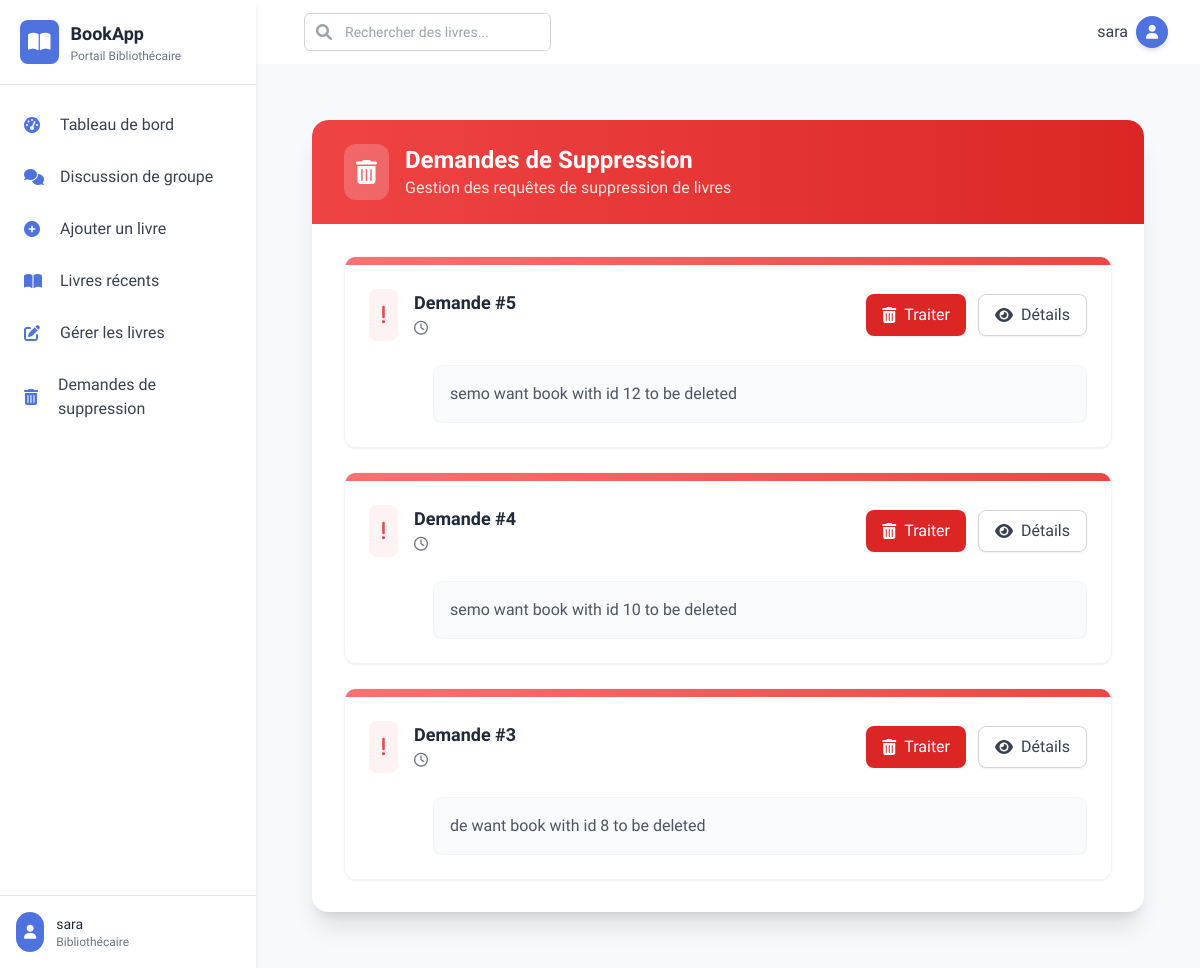
Page /ldrequest/ (signed in) on the committed database.
### bookstore/models.py (models this page shows, shortened)
class User(AbstractUser):
    is_admin = models.BooleanField(default=False)
    is_publisher = models.BooleanField(default=False)
    is_librarian = models.BooleanField(default=False)
    class Meta:
        swappable = 'AUTH_USER_MODEL'

class DeleteRequest(models.Model):
    delete_request = models.CharField(max_length=100, null=True, blank=True)

### bookstore/views.py (the view)
# urls.py: path('ldrequest/', views.LDeleteRequest.as_view(), name='ldrequest'),
class LDeleteRequest(LoginRequiredMixin,ListView):
	model = DeleteRequest
	template_name = 'librarian/delete_request.html'
	context_object_name = 'feedbacks'
	paginate_by = 3
	def get_queryset(self):
		return DeleteRequest.objects.order_by('-id')

### bookstore/templates/librarian/delete_request.html (shortened to what this page needs)
{% extends 'librarian/base.html' %}
{% load static %}
{% block content %}
<div class="max-w-6xl mx-auto px-4 sm:px-6 lg:px-8 py-8">
  <div class="bg-white rounded-2xl shadow-xl overflow-hidden">
    <div class="px-8 py-6 bg-gradient-to-r from-red-500 to-red-600 backdrop-blur-sm bg-opacity-90">
      <div class="flex items-center space-x-4">
        <div class="p-3 bg-white bg-opacity-20 rounded-xl backdrop-blur-sm">
          <i class="fas fa-trash-alt text-white text-2xl"></i>
        </div>
        <div>
          <h1 class="text-2xl font-bold text-white">Demandes de Suppression</h1>
          <p class="text-red-100">Gestion des requêtes de suppression de livres</p>
        </div>
      </div>
    </div>
    <div class="px-8 py-8">
      {% if feedbacks %}
      <div class="grid gap-6">
        {% for feedback in feedbacks %}
        <div class="bg-white border border-gray-100 rounded-xl shadow-sm overflow-hidden hover:shadow-md transition-all duration-300">
          <div class="h-2 bg-gradient-to-r from-red-400 to-red-500"></div>
          <div class="p-6">
            <div class="flex flex-col md:flex-row md:items-center md:justify-between gap-6">
              <div class="flex items-start space-x-4">
                <div class="flex-shrink-0 p-3 bg-red-50 rounded-lg">
                  <i class="fas fa-exclamation text-red-500 text-xl"></i>
                </div>
                <div>
                  <h3 class="text-lg font-semibold text-gray-800">Demande #{{ feedback.id }}</h3>
                  <div class="flex items-center mt-1 text-sm text-gray-500">
                    <i class="far fa-clock mr-2"></i>
                  </div>
                </div>
              </div>
              <div class="flex space-x-3">
                <a href="{% url 'ldbookk' feedback.id %}"
                   data-feedback-id="{{ feedback.id }}"
                   class="process-btn inline-flex items-center px-4 py-2 bg-red-600 hover:bg-red-700 text-white rounded-lg transition-all duration-200 shadow-sm">
                  <i class="fas fa-trash-alt mr-2"></i>
                  Traiter
                </a>
                <button class="inline-flex items-center px-4 py-2 bg-white border border-gray-300 hover:bg-gray-50 text-gray-700 rounded-lg transition-all duration-200 shadow-sm">
                  <i class="fas fa-eye mr-2"></i>
                  Détails
                </button>
              </div>
            </div>
            <div class="mt-6 pl-16">
              <div class="bg-gray-50 p-4 rounded-lg border border-gray-100">
                <div class="prose prose-sm max-w-none text-gray-600">
                  {{ feedback.delete_request|linebreaks }}
                </div>
              </div>
            </div>
          </div>
        </div>
        {% endfor %}
      </div>
      {% endif %}
    </div>
  </div>
</div>
{% endblock %}

### bookstore/templates/librarian/base.html (shortened to what this page needs)
{% load static %}
<!DOCTYPE html>
<html lang="fr">
<head>
    <script src="https://cdn.tailwindcss.com"></script>
    <link rel="stylesheet" href="https://cdnjs.cloudflare.com/ajax/libs/font-awesome/6.0.0/css/all.min.css" />
</head>
<body class="bg-gray-50 font-sans">
    <div class="min-h-screen flex">
        <aside class="w-64 bg-white shadow-md fixed h-full transition-all duration-300 transform z-20" id="sidebar">
            <div class="p-5 border-b border-gray-200">
                <a href="{% url 'librarian' %}" class="flex items-center space-x-3">
                    <div class="bg-primary p-2 rounded-lg">
                        <i class="fas fa-book-open text-xl text-white"></i>
                    </div>
                    <div>
                        <h5 class="text-lg font-bold text-gray-800">BookApp</h5>
                        <p class="text-xs text-gray-500">Portail Bibliothécaire</p>
                    </div>
                </a>
            </div>
            <nav class="mt-4 px-3">
                <a href="{% url 'librarian' %}" class="sidebar-item flex items-center px-3 py-3 rounded-lg mb-1 hover:bg-primary-light">
                    <i class="fas fa-tachometer-alt w-6 text-primary"></i>
                    <span class="ml-3 text-gray-700">Tableau de bord</span>
                </a>
                <a href="{% url 'llchat' %}" class="sidebar-item flex items-center px-3 py-3 rounded-lg mb-1 hover:bg-primary-light">
                    <i class="fas fa-comments w-6 text-primary"></i>
                    <span class="ml-3 text-gray-700">Discussion de groupe</span>
                </a>
                <a href="{% url 'labook_form' %}" class="sidebar-item flex items-center px-3 py-3 rounded-lg mb-1 hover:bg-primary-light">
                    <i class="fas fa-plus-circle w-6 text-primary"></i>
                    <span class="ml-3 text-gray-700">Ajouter un livre</span>
                </a>
                <a href="{% url 'llbook' %}" class="sidebar-item flex items-center px-3 py-3 rounded-lg mb-1 hover:bg-primary-light">
                    <i class="fas fa-book-open w-6 text-primary"></i>
                    <span class="ml-3 text-gray-700">Livres récents</span>
                </a>
                <a href="{% url 'lmbook' %}" class="sidebar-item flex items-center px-3 py-3 rounded-lg mb-1 hover:bg-primary-light">
                    <i class="fas fa-edit w-6 text-primary"></i>
                    <span class="ml-3 text-gray-700">Gérer les livres</span>
                </a>
                <a href="{% url 'ldrequest' %}" class="sidebar-item flex items-center px-3 py-3 rounded-lg mb-1 hover:bg-primary-light">
                    <i class="fas fa-trash-alt w-6 text-primary"></i>
                    <span class="ml-3 text-gray-700">Demandes de suppression</span>
                </a>
            </nav>
            <div class="absolute bottom-0 w-full p-4 border-t border-gray-200 bg-white">
                <div class="flex items-center space-x-3">
                    <div class="bg-primary p-2 rounded-full">
                        <i class="fas fa-user text-white text-sm"></i>
                    </div>
                    <div>
                        <div class="text-sm font-medium text-gray-800">{{ user.username }}</div>
                        <div class="text-xs text-gray-500">Bibliothécaire</div>
                    </div>
                </div>
            </div>
        </aside>
        <div class="flex-1 ml-64">
            <nav class="bg-white shadow-sm">
                <div class="max-w-7xl mx-auto px-4 sm:px-6 lg:px-8">
                    <div class="flex justify-between h-16 items-center">
                        <div class="flex items-center">
                            <form class="ml-4 flex-1" action="{% url 'lsearch' %}">
                                <div class="w-full max-w-lg lg:max-w-xs">
                                    <div class="relative">
                                        <div class="absolute inset-y-0 left-0 pl-3 flex items-center pointer-events-none">
                                        </div>
                                        <input id="search" name="query"
                                            class="input-focus block w-full pl-10 pr-3 py-2 border border-gray-300 rounded-md bg-white placeholder-gray-400 focus:outline-none focus:ring-2 focus:ring-primary focus:border-transparent sm:text-sm"
                                            placeholder="Rechercher des livres..."
                                            type="search" />
                                    </div>
                                </div>
                            </form>
                        </div>
                        <div class="flex items-center">
                            <div class="ml-3 relative">
                                <div class="flex items-center">
                                    <span class="text-gray-700 mr-2 hidden md:block">{{ user.username }}</span>
                                    <button type="button" class="relative flex text-sm focus:outline-none" id="user-menu-button">
                                        <div class="h-8 w-8 rounded-full bg-primary flex items-center justify-center text-white shadow-md">
                                            <i class="fas fa-user text-sm"></i>
                                        </div>
                                    </button>
                                </div>
                            </div>
                        </div>
                    </div>
                </div>
            </nav>
            <main class="flex-1 p-6 bg-secondary">
                {% block content %}{% endblock %}
            </main>
        </div>
    </div>
</body>
</html>

### bookstore/templates/librarian/base.html (style rules this page uses)
.sidebar-item { transition: all 0.3s ease; }

### rows in the picture
User: username "sara"
DeleteRequest: id "5", delete_request "semo want book with id 12 to be deleted"
DeleteRequest: id "4", delete_request "semo want book with id 10 to be deleted"
DeleteRequest: id "3", delete_request "de want book with id 8 to be deleted"
